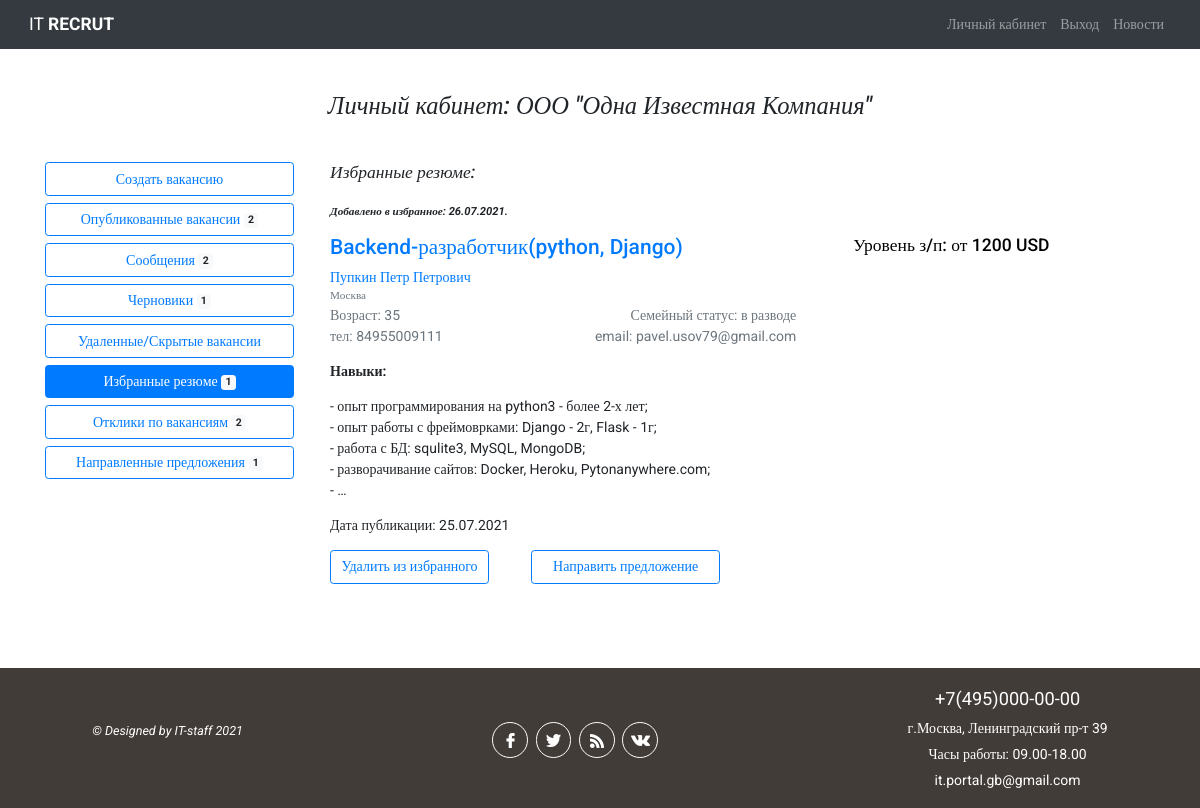
/employer/1/favorites/ (signed in), run on an earlier commit of the app's database.
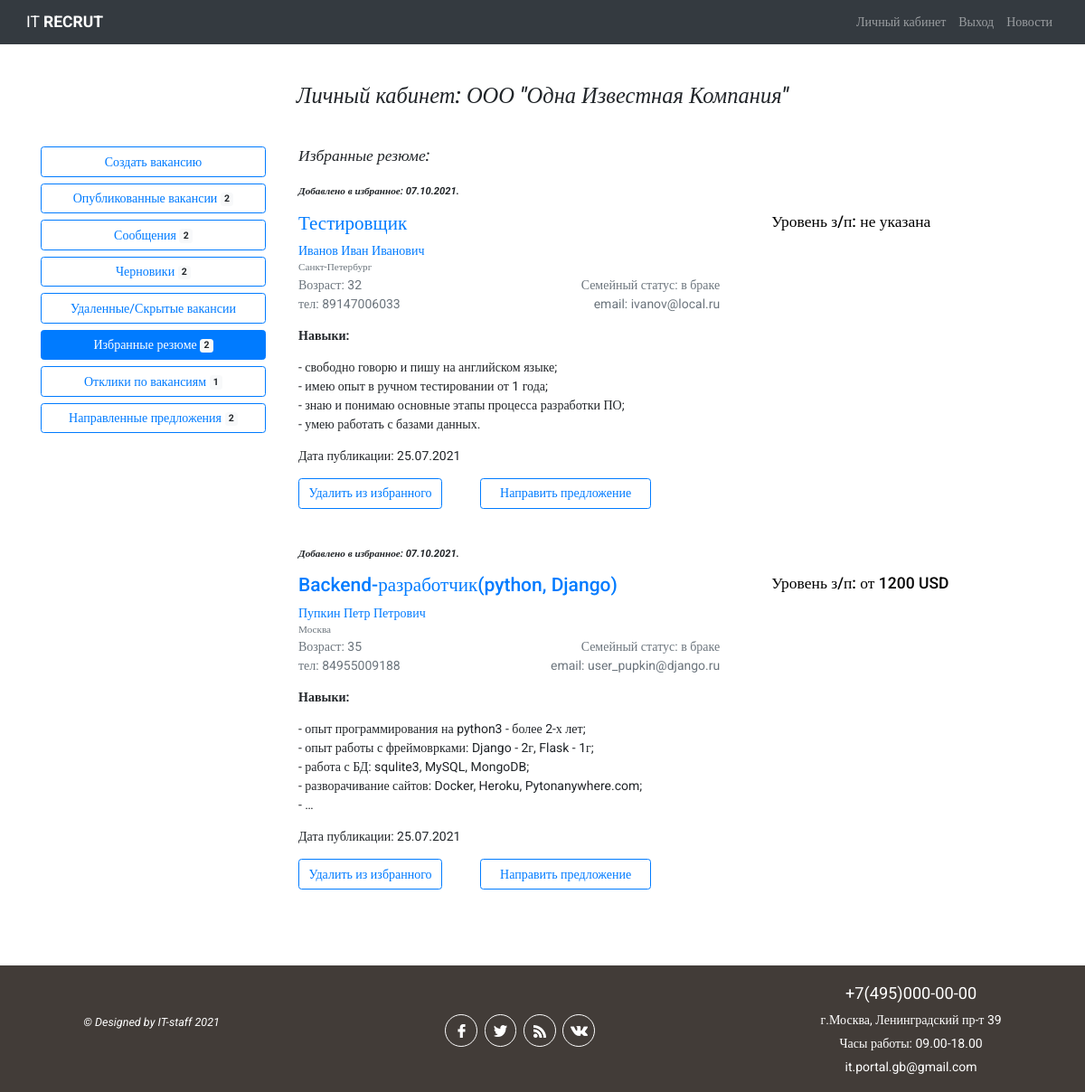
And on a later commit of the database.
### authapp/models.py (models this page shows, shortened)
class Employer(models.Model):
    NEED_MODER = 'need_moderation'
    MODER_OK = 'moderation_ok'
    MODER_REJECT = 'moderation_reject'
    EMPLOYER_STATUS_CHOICES = (
        (NEED_MODER, 'требуется модерация'),
        (MODER_OK, 'модерация пройдена успешно'),
        (MODER_REJECT, 'отклонено модератором')
    )
    company_name = models.CharField(verbose_name='название компании', max_length=128, unique=True)
    city = models.CharField(verbose_name='город', max_length=64, blank=True)
    tel = models.CharField(verbose_name='телефон', max_length=11, blank=True)
    short_description = models.TextField(verbose_name='краткое описание компании')
    logo = models.ImageField(upload_to='company_logo', blank=True)
    web = models.CharField(verbose_name='вебсайт компании', max_length=64, blank=True)
    is_active = models.BooleanField(default=True)
    user = models.OneToOneField(User, on_delete=models.CASCADE)
    status = models.CharField(verbose_name='статус компании на сайте',
                              choices=EMPLOYER_STATUS_CHOICES, default=NEED_MODER,
                              max_length=32)
    failed_moderation = models.CharField(max_length=512, blank=True,
                                         verbose_name='поле заполняется в случае отклонения модерации')
    activation_key = models.CharField(max_length=128, blank=True)
    activation_key_expires = models.DateTimeField(default=(datetime.now() + timedelta(hours=24)))
    class Meta:
        verbose_name_plural = 'Работодатели'

class Seeker(models.Model):
    NEED_MODER = 'need_moderation'
    MODER_OK = 'moderation_ok'
    MODER_REJECT = 'moderation_reject'
    SEEKER_STATUS_CHOICES = (
        (NEED_MODER, 'требуется модерация'),
        (MODER_OK, 'модерация пройдена успешно'),
        (MODER_REJECT, 'отклонено модератором')
    )
    SEX_CHOICE = (
        ('male', 'мужской'),
        ('female', 'женский')
    )
    MARRIED_STATUS = (
        ('h', 'холост'),
        ('m', 'в браке'),
        ('d', 'в разводе')
    )
    patronimyc = models.CharField(verbose_name='Отчество', max_length=64)
    age = models.PositiveSmallIntegerField(verbose_name='возраст', default=18)
    sex = models.CharField(verbose_name='Ваш пол', max_length=32, choices=SEX_CHOICE)
    married = models.CharField(verbose_name='Семейное положение', max_length=1, choices=MARRIED_STATUS)
    city = models.CharField(verbose_name='город', max_length=64, blank=True)
    skills = models.TextField(verbose_name='Навыки (знание программ)', max_length=264, blank=True)
    hobby = models.TextField(verbose_name='Ваши увлечения', max_length=264, blank=True)
    tel = models.CharField(verbose_name='телефон', max_length=11, blank=True)
    photo = models.ImageField(upload_to='seeker_photo', blank=True)
    is_active = models.BooleanField(default=True)
    user = models.OneToOneField(User, on_delete=models.CASCADE)
    status = models.CharField(verbose_name='статус соискателя на сайте',
                              choices=SEEKER_STATUS_CHOICES, default=NEED_MODER, max_length=32)
    failed_moderation = models.CharField(max_length=512, blank=True, verbose_name='поле '
                                                                                  'заполняется в случае отклонения модерации')
    activation_key = models.CharField(max_length=128, blank=True)
    activation_key_expires = models.DateTimeField(default=(datetime.now() + timedelta(hours=24)))
    class Meta:
        verbose_name_plural = 'Соискатели'

### employerapp/models.py (models this page shows, shortened)
class FavoriteResumes(models.Model):
    date = models.DateField(verbose_name='дата добавления в избранное', default=datetime.now)
    employer = models.ForeignKey(Employer, on_delete=models.CASCADE)
    resume = models.ForeignKey(Resume, on_delete=models.CASCADE, verbose_name='избранное резюме',
                               related_name='favoriteresumes')
    is_favorite = models.BooleanField(verbose_name='добавлен в избранное', default=False)
    class Meta:
        verbose_name_plural = 'Избранные резюме'

### workerapp/models.py (models this page shows, shortened)
class Resume(models.Model):
    RESUME_ACTION_CHOICE = (
        ('draft', 'сохранить черновик'),
        ('publish', 'опубликовать на портале'),
        ('moderation_ok', 'модерация пройдена'),
        ('moderation_reject', 'модерация отклонена')
    )
    RUB = 'руб.'
    USD = 'USD'
    EUR = 'EUR'
    CURRENCY_CHOICE = (
        (RUB, 'руб.'),
        (USD, 'USD'),
        (EUR, 'EUR')
    )
    position = models.CharField(max_length=64, verbose_name='желаемая должность')
    min_salary = models.CharField(verbose_name='минимальный уровень з/п', max_length=7, blank=True,
                                  help_text='поле необязательное для заполнения')
    max_salary = models.CharField(verbose_name='максимальный уровень з/п', max_length=7, blank=True,
                                  help_text='поле необязательное для заполнения')
    currency = models.CharField(verbose_name='валюта', max_length=4, blank=True,
                                choices=CURRENCY_CHOICE, help_text='поле необязательное для '
                                                                   'заполнения')
    published = models.DateField(verbose_name='дата публикации', default=datetime.now)
    skills = models.TextField(verbose_name='Ключевые навыки', max_length=512, blank=True)
    hobby = models.TextField(verbose_name='Ваши увлечения', max_length=512, blank=True,
                             help_text='поле необязательно для заполнения')
    action = models.CharField(verbose_name='статус', max_length=64, choices=RESUME_ACTION_CHOICE)
    seeker = models.ForeignKey(Seeker, on_delete=models.CASCADE)
    hide = models.BooleanField(verbose_name='резюме удалено / скрыто', default=False)
    failed_moderation = models.TextField(verbose_name='Сообщение в случае непрохождения '
        'модерации резюме', max_length=254, blank=True, help_text='поле необязательное')
    is_favorite = models.BooleanField(verbose_name='добавлен в избранное', default=False)
    class Meta:
        verbose_name_plural = 'Резюме'

### employerapp/views.py (the view)
# urls.py: path('<int:emp_id>/favorites/', views.FavoritesResumeView.as_view(), name='favorites'),
class FavoritesResumeView(LoginRequiredMixin, DataMixin, TemplateView):
    template_name = 'employerapp/favorites.html'
    extra_context = {'title': 'Избранные резюме'}

### employerapp/templates/employerapp/favorites.html
{% extends 'mainapp/base.html' %}
{% load static %}
{% block content %}
<div class="container my-5">
    <h3 class="font-italic mb-5 text-center">Личный кабинет: {{ employer.company_name }} </h3>
    <div class="row justify-content-around">
        <div class="col-7 col-sm-4 col-md-3 pr-4 mb-5">
            {% include 'employerapp/include/menu.html' %}
        </div>
        <div class="col-12 col-sm-8 col-md-9">
            {% if favorites %}
            <h5 class="mb-4 font-italic">Избранные резюме:</h5>
            {% for item in favorites %}
            <p class="font-italic small font-weight-bold">Добавлено в избранное: {{ item.date|date:'d.m.Y.' }}</p>
            <div class="d-flex">
                <h4 class="pl-0 col-7" style="color: blue;">
                    <a href="{% url 'worker:resume_view' item.resume.seeker.pk item.resume.pk %}">{{ item.resume.position }}</a></h4>
                <p class="h5 ml-5" style="color:black;">Уровень з/п:
                    {% if item.resume.min_salary and item.resume.max_salary %}{{ item.resume.min_salary }} - {{ item.resume.max_salary }} {{ item.resume.currency }}
                    {% elif item.resume.min_salary %} от {{ item.resume.min_salary }} {{ item.resume.currency }}
                    {% elif item.resume.max_salary %} до {{ item.resume.max_salary }} {{ item.resume.currency }}
                    {% else %} не указана
                    {% endif %}
                </p>
            </div>
            <p class="mb-0"><a href="{% url 'worker:seeker_profile' item.resume.seeker.pk %}">{{ item.resume.seeker.user.first_name }}
                    {{ item.resume.seeker.user.last_name }} {{ item.resume.seeker.patronimyc }}</a></p>
            <p class="small text-muted mb-0">{{ item.resume.seeker.city }}</p>
            <div class="d-flex pl-0 col-12 col-sm-7 justify-content-between mb-0">
                <p class="text-muted mb-0">Возраст: {{ item.resume.seeker.age }}</p>
                <p class="text-muted mb-0">Семейный статус: {{ item.resume.seeker.get_married_display }}</p>
            </div>
            <div class="d-flex pl-0 col-12 col-sm-7 justify-content-between">
                <p class="text-muted">тел: {{ item.resume.seeker.tel }}</p>
                <p class="text-muted">email: {{ item.resume.seeker.user.email }}</p>
            </div>
            <p><span class="font-weight-bold">Навыки:</span> {{ item.resume.skills|linebreaks|truncatewords:30 }}</p>
            <p>Дата публикации: {{item.resume.published|date:"d.m.Y" }}</p>
            <div class="d-flex mb-5">
                <a class="btn btn-outline-primary" role="button"
                   href="{% url 'employer:delete_favorite' employer.pk item.pk %}">
                    Удалить из избранного</a>
                <a class="btn btn-outline-primary px-4 ml-5" role="button"
                   href="{% url 'employer:send_offer' item.employer.pk item.resume.pk %}">Направить
                    предложение
                </a>
            </div>
            {% endfor %}
            {% else %}
            <p class="text-center">У вас еще нет ни одного избранного резюме.</p>
            {% endif %}
        </div>
    </div>
</div>
{% endblock %}

### mainapp/templates/mainapp/base.html (shortened to what this page needs)
<!DOCTYPE html>
{% load static %}
<html lang="ru">
<head>
	<link rel="stylesheet" href="{% static 'css/bootstrap.css' %}">
	<link rel="stylesheet" href="{% static 'css/style.css' %}">
</head>
<body>
	<header>
		<nav class="navbar navbar-expand-md navbar-dark bg-dark" style="background: #423c38;">
		  <div class="container-fluid">
			<a class="navbar-brand" href="{% url 'main' %}">IT <span class="font-weight-bold">
				RECRUT</span></a>
			<div class="collapse navbar-collapse" id="navbarSupportedContent">
			  <ul class="navbar-nav ml-auto mb-2 mb-lg-0">
			  	{% if user.employer %}
				{% if user.employer.status == 'moderation_reject' or user.employer.status == 'need_moderation'%}
				  	<li class="nav-item">
						<a class="nav-link {% if request.resolver_match.url_name == 'edit' %}active{% endif %}" href="{% url 'auth:edit' user.employer.pk %}">Редактирование профиля</a>
					</li>
				  	<li class="nav-item">
						<a class="nav-link {% if request.resolver_match.url_name == 'cabinet' %}active{% endif %}" href="{% url 'employer:cabinet' user.employer.pk %}">Личный кабинет</a>
					</li>
				{% else %}
				  	<li class="nav-item">
						<a class="nav-link {% if request.resolver_match.url_name == 'cabinet' %}active{% endif %}" href="{% url 'employer:cabinet' user.employer.pk %}">Личный кабинет</a>
					</li>
				{% endif %}
				  <li class="nav-item">
					<a class="nav-link" href="{% url 'auth:logout' %}">Выход</a>
				  </li>
			  	<li class="nav-item">
				  <a class="nav-link {% if request.resolver_match.url_name == 'news' %}active{% endif %}" href="{% url 'news' %}">Новости</a>
				</li>
			  	{% endif %}
			  </ul>
			</div>
		  </div>
		</nav>
	</header>
    {% block content %}
    {% endblock %}
	<footer>
		<div class="copyright">
			<p>
				<a href="mailto:usov.p@mail.ru" title="нажмите, чтобы отправить письмо">©
					Designed by IT-staff {% now 'Y' %}</a>
			</p>
		</div>
		<div class="footer_menu">
			<div class="footer_social">
				<div><a href="https://facebook.com"><img src="{% static 'img/facebook-white.png' %}"
														alt="facebook"></a>
				</div>
				<div><a href="https.twitter.com"><img src="{% static 'img/twitter-white.png' %}"
														  alt="twitter"></a>
				</div>
				<div><a href="https://www.rss.ru"><img src="{% static 'img/rss-white.png' %}"
														   alt="rss"></a>
				</div>
				<div><a href="https://vk.com"><img src="{% static 'img/vk-white.png' %}"
													   alt="vk"></a>
				</div>
			</div>
		</div>
		<div class="addr">
			<p id="phone">+7(495)000-00-00</p>
			<p>г.Москва, Ленинградский пр-т 39</p>
			<p>Часы работы: 09.00-18.00</p>
			<p><a href="https://mail.google.com/mail/u/0/?fs=1&tf=cm&source=mailto&su=Запрос с портала IT Recrut"
				  target="_blank">it.portal.gb@gmail.com</a></p>
		</div>
	</footer>
</body>
</html>

### employerapp/templates/employerapp/include/menu.html (shortened to what this page needs)
{% load static %}
<a class="btn btn-outline-primary w-100 mb-2 left-menu " role="button" href="{% url 'employer:vacancy_creation' employer.pk %}">Создать вакансию</a>
<a class="btn btn-outline-primary w-100 mb-2 left-menu {% if request.resolver_match.url_name == 'published' %}left-menu-select{% endif %}"
   role="button" href="{% url 'employer:published' employer.pk %}">Опубликованные вакансии <span
        class="badge badge-light">{% if vacancies %}{{vacancies|length}}{% endif %}</span></a>
<a class="btn btn-outline-primary w-100 mb-2 left-menu " role="button" href="{% url 'employer:messages' employer.pk %}">Сообщения
<span class="badge badge-light">{% if vacancies_all %}{{vacancies|length}}{% endif %}</span></a></a>
<a class="btn btn-outline-primary w-100 mb-2 left-menu " role="button" href="{% url 'employer:drafts' employer.pk %}">Черновики
    <span class="badge badge-light">{% if drafts %}{{drafts|length}}{% endif %}</span></a>
<a class="btn btn-outline-primary w-100 mb-2 left-menu {% if request.resolver_match.url_name == 'hide' %}left-menu-select{% endif %}" role="button" href="{% url 'employer:hide' employer.pk %}">
    Удаленные/Скрытые вакансии </a>
<a class="btn btn-outline-primary w-100 mb-2 left-menu {% if request.resolver_match.url_name == 'favorites' %}left-menu-select{% endif %}"
   role="button" href="{% url 'employer:favorites' employer.pk %}">Избранные резюме <span class="badge badge-light">{% if favorites %}{{ favorites|length }}{% endif %}</span></a>
<a class="btn btn-outline-primary w-100 mb-2 px-3 left-menu {% if request.resolver_match.url_name == 'offers' %}left-menu-select{% endif %}"
   role="button" href="{% url 'employer:offers' employer.pk %}">Отклики по вакансиям <span
        class="badge badge-light">{% if take_offers %}{{ take_offers|length }}{% endif %}</span></a>
<a class="btn btn-outline-primary w-100 mb-2 px-3 left-menu {% if request.resolver_match.url_name == 'send_offers' %}left-menu-select{% endif %}"
   role="button" href="{% url 'employer:send_offers' employer.pk %}">Направленные предложения <span
        class="badge badge-light">{% if offers %}{{offers|length}}{% endif %}</span></a>

### static/css/style.css (style rules this page uses)
* { margin: 0; padding: 0; }
html { font-size: 16px; }
@media all and (min-width: 1024px) and (max-width: 1200px) { html { font-size: 14px; } }
html, body { height: 100%; }
body { box-sizing: border-box; font-family: Roboto; display: flex; flex-direction: column; }
.container { flex: 1 0 auto; }
footer { width: 100%; height: 140px; background: #423c38; display: flex; flex-shrink: 0; }
.footer_menu { width: 40%; text-align: center; margin-top: 3%; }
.footer_social { max-width: 190px; width: 11.87em; display: flex; justify-content: space-between; margin: 1.3rem auto 0 auto; }
.footer_social div { max-width: 41px; max-height: 41px; width: 2.56em; height: 2.56em; border: 1px solid white; border-radius: 50%; display: flex; justify-content: center; align-items: center; }
footer a { text-decoration: none; color: white; }
.copyright { color: white; text-decoration: none; font-size: 0.9em; font-style: italic; margin: auto; }
.addr { text-align: center; color: white; margin: auto; }
#phone { font-size: 1.3em; }
.addr p { margin: 5px 0; }
.left-menu:hover, .left-menu-select { color: #fff; text-decoration: none; }
.left-menu-select { background-color: #007bff; border-color: #007bff; }

What changed in the data, as far as the page shows it:
removed FavoriteResumes: date "26.07.2021.", resume.position "Backend-разработчик(python, Django)", resume.min_salary "1200", resume.currency "USD", resume.seeker.user.first_name "Пупкин", resume.seeker.user.last_name "Петр", resume.seeker.patronimyc "Петрович", resume.seeker.city "Москва", resume.seeker.age "35", resume.seeker.married "в разводе", resume.seeker.tel "84955009111", resume.seeker.user.email "pavel.usov79@gmail.com", resume.skills "- опыт программирования на python3 - более 2-х лет; - опыт работы с фреймоврками: Django - 2г, Flask - 1г; - работа с БД: squlite3, MySQL, MongoDB; - разворачивание сайтов: Docker, Heroku, Pytonanywhere.com; - …", resume.published "25.07.2021"
added FavoriteResumes: date "07.10.2021.", resume.position "Тестировщик", shows "не указана", resume.seeker.user.first_name "Иванов", resume.seeker.user.last_name "Иван", resume.seeker.patronimyc "Иванович", resume.seeker.city "Санкт-Петербург", resume.seeker.age "32", resume.seeker.married "в браке", resume.seeker.tel "89147006033", resume.seeker.user.email "ivanov@local.ru", resume.skills "- свободно говорю и пишу на английском языке; - имею опыт в ручном тестировании от 1 года; - знаю и понимаю основные этапы процесса разработки ПО; - умею работать с базами данных.", resume.published "25.07.2021"
added FavoriteResumes: date "07.10.2021.", resume.position "Backend-разработчик(python, Django)", resume.min_salary "1200", resume.currency "USD", resume.seeker.user.first_name "Пупкин", resume.seeker.user.last_name "Петр", resume.seeker.patronimyc "Петрович", resume.seeker.city "Москва", resume.seeker.age "35", resume.seeker.married "в браке", resume.seeker.tel "84955009188", resume.seeker.user.email "user_pupkin@django.ru", resume.skills "- опыт программирования на python3 - более 2-х лет; - опыт работы с фреймоврками: Django - 2г, Flask - 1г; - работа с БД: squlite3, MySQL, MongoDB; - разворачивание сайтов: Docker, Heroku, Pytonanywhere.com; - …", resume.published "25.07.2021"
Also different on the page:
{{ drafts|length }}: "1" → "2"
{{ favorites|length }}: "1" → "2"
{{ take_offers|length }}: "2" → "1"
{{ offers|length }}: "1" → "2"
